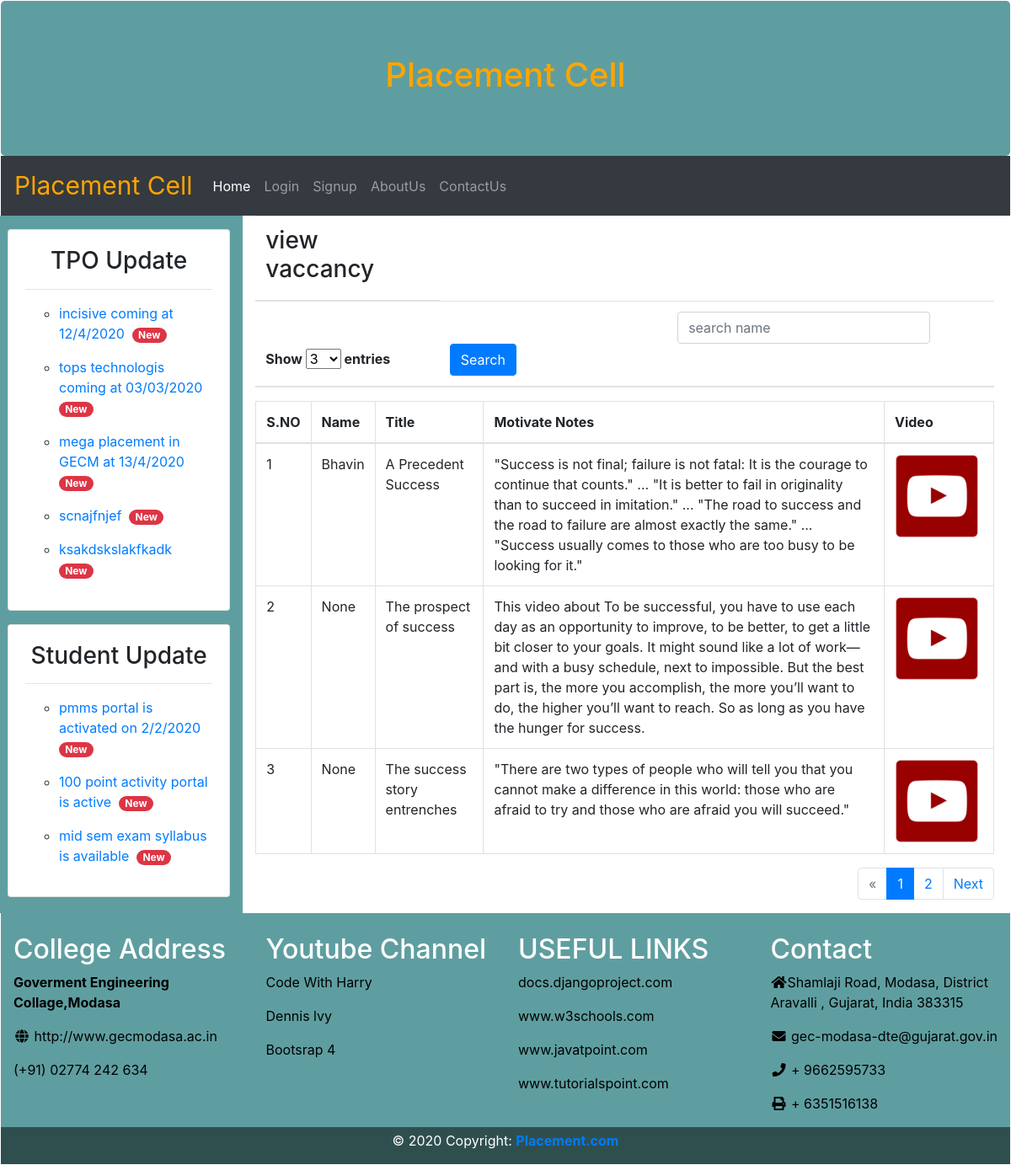
/student/view_successStory/, run on the app's committed database.
### pcapp/models.py (models this page shows, shortened)
class Tpo_Update(models.Model):
    tpo_update = models.TextField(max_length=300, default='1')

class Student_Update(models.Model):
    student_update = models.TextField(max_length=300, null=True)

class Success_Story(models.Model):
    name = models.ForeignKey(Student, on_delete=models.SET_NULL, null=True)
    title = models.CharField(max_length=100, default="No title")
    video = models.FileField(upload_to='video/', validators=[FileExtensionValidator(['mp4', 'm4p', 'm4v', 'MPEG'])],
                             help_text="(mp4, m4p, m4v, MPEG)")
    motivate_notes = models.TextField(max_length=400, default='Not Writes')

class Student(models.Model):
    user = models.OneToOneField(User, null=True, on_delete=models.CASCADE)
    name = models.CharField(max_length=200, null=True)
    phone = models.CharField(max_length=200, null=True)
    email = models.CharField(max_length=200, null=True)
    profile_pic = models.ImageField(default='basicpic.png', null=True, blank=True)
    def __str__(self):
        return self.name

### pcapp/views.py (the view)
# urls.py: path('student/view_successStory/', views.view_successStory, name='view_successStory'),
def view_successStory(request):
    tpo = Tpo_Update.objects.all()
    studupdate = Student_Update.objects.all()
    form = Success_Story.objects.all()
    username = request.session.get('loginname')
    user_list = Success_Story.objects.all()
    page = request.GET.get('page', 1)
    page_entries = 3
    paginator = Paginator(user_list, page_entries)
    try:
        users = paginator.page(page)
    except PageNotAnInteger:
        users = paginator.page(1)
    except EmptyPage:
        users = paginator.page(paginator.num_pages)
    context = {'tpo': tpo, 'studupdate': studupdate, 'users': users, 'username': username, 'page_entries': page_entries}
    return render(request, 'view_successStory.html', context)

### pcapp/templates/view_successStory.html (shortened to what this page needs)
{% extends 'student.html' %}
{% load static %}
{% load crispy_forms_tags %}
{% block body %}
<table class="table">
    <thead>
    <tr>
        <th><h3>view vaccancy</h3></th>
    </tr>
    <tr>
        <th><label>Show</label>
            <select name="tablesize">
                <option value="{{page_entries}}" selected>{{page_entries}}</option>
            </select>
            <label>entries</label>
        </th>
        <th>
            <form action="/search" method="get" class="form-inline">&nbsp&nbsp&nbsp&nbsp&nbsp&nbsp&nbsp&nbsp&nbsp&nbsp&nbsp&nbsp&nbsp&nbsp&nbsp&nbsp&nbsp&nbsp&nbsp&nbsp&nbsp&nbsp&nbsp&nbsp&nbsp
                <input type="search" class="form-control  ml-4 mr-1" name="query" id="query" style="width:300px" placeholder="search name">
                <button class="btn btn-primary" type="submit">Search</button>
            </form>
        </th>
    </tr>
    </thead>
</table>
<table class="table table-bordered">
    <tr>
        <th>S.NO</th>
        <th>Name</th>
        <th>Title</th>
        <th>Motivate Notes</th>
        <th>Video</th>
    </tr>
    <tbody>
    {% for i in users %}
    <tr>
        <td>{{forloop.counter}}</td>
        <td>{{i.name}}</td>
        <td>{{i.title}}</td>
        <td>{{i.motivate_notes}}</td>
        <td><a href="../../static/{{i.video}}/" class="rare-wind-gradient"> <img src="{% static 'images/youtube.png/'%}"
                                                                                class="img-responsive"
                                                                                style="width: 100px; float: left; margin-right: 5px;"/></a>
            <br></td>
    </tr>
    {% endfor %}
    </tbody>
</table>
  {% if users.has_other_pages %}
  <ul class="pagination justify-content-end">
    {% if users.has_previous %}
      <li class="page-item"><a class="page-link" href="?page={{ users.previous_page_number }}">previous</a></li>
    {% else %}
      <li class="disabled page-item"><span class="page-link">&laquo;</span></li>
    {% endif %}
    {% for i in users.paginator.page_range %}
      {% if users.number == i %}
        <li class="active page-item"><span class="page-link">{{ i }} <span class="sr-only">(current)</span></span></li>
      {% else %}
        <li class="page-item"><a class="page-link" href="?page={{ i }}">{{ i }}</a></li>
      {% endif %}
    {% endfor %}
    {% if users.has_next %}
      <li class="page-item"><a class="page-link" href="?page={{ users.next_page_number }}">Next</a></li>
    {% else %}
      <li class="disabled page-item"><span class="page-link">&raquo;</span></li>
    {% endif %}
  </ul>
{% endif %}
{% endblock %}

### pcapp/templates/basic.html (shortened to what this page needs)
<!DOCTYPE html>
{% load static %}
<html lang="en">
<head>
    <link rel="stylesheet" href="https://maxcdn.bootstrapcdn.com/bootstrap/4.4.1/css/bootstrap.min.css">
    <link rel="stylesheet" href="https://use.fontawesome.com/releases/v5.7.0/css/all.css"
>
    <link rel="stylesheet" href="media/pcapp/css/homecss.css" type="text/css">
</head>
<body>
<div class="container-flauid" style="margin:1px">
    <div class="jumbotron mb-0 text-center" style="background-color:#5F9EA0">
        <h1 style="color:orange;font-size:40px">Placement Cell</h1>
    </div>
    {% include 'navbar.html' %}
    <div class="row mr-1">
        <div class="col-sm-3" style="background-color:#5F9EA0">
            <div class="card ml-2 mt-3 mb-3">
                <div class="card-body text-center">
                    <h3>TPO Update</h3>
                    <hr>
                    <marquee class="text-left" direction="up" scrollamount="4">
                        {% for i in tpo %}
                        <ul type="circle">
                            <li><a href="">{{i.tpo_update}}&nbsp<span class="badge badge-danger badge-pill">New</span>
                            </a><br></li>
                        </ul>
                        {% endfor %}
                    </marquee>
                </div>
            </div>
            <div class="card ml-2 mt-3 mb-3">
                <div class="card-body text-center">
                    <h3>Student Update</h3>
                    <hr>
                    <marquee class="text-left" direction="up" scrollamount="4">
                        {% for i in studupdate %}
                        <ul type="circle">
                            <li><a href="">{{i.student_update}} &nbsp<span
                                    class="badge badge-danger badge-pill">New</span>
                            </a><br>
                            </li>
                        </ul>
                        {% endfor %}
                    </marquee>
                </div>
            </div>
        </div>
        <div class="col-sm-9">
            {% block body %}{% endblock %}
        </div>
    </div>
    <div class="footer col-md-12">
        <div class="row" style="background-color:#5F9EA0">
            <div class="col-md-3" style="background-color:#5F9EA0;color:white"><br>
                <h2>College Address</h2>
                <a href="" style="color:black">
                    <p><b>Goverment Engineering Collage,Modasa</b></p>
                    <a href="http://www.gecmodasa.ac.in" style="color:black"><p><i class="fa fa-fw fa-globe"></i>
                        http://www.gecmodasa.ac.in</p></a>
                    <p style="color:black">(+91) 02774 242 634</p>
                </a>
            </div>
            <div class="col-md-3" style="background-color:#5F9EA0;color:white">
                <br>
                <h2>Youtube Channel</h2>
                <p>
                    <a href="https://www.youtube.com/channel/UCeVMnSShP_Iviwkknt83cww" style="color:black">Code With
                        Harry</a>
                </p>
                <p>
                    <a href="https://www.youtube.com/channel/UCTZRcDjjkVajGL6wd76UnGg" style="color:black">Dennis
                        lvy</a>
                </p>
                <p>
                    <a href="https://www.w3schools.com/bootstrap4/" style="color:black">Bootsrap 4</a>
                </p>
            </div>
            <div class="col-md-3" style="background-color:#5F9EA0;color:white">
                <br>
                <h2>USEFUL LINKS</h2>
                <p>
                    <a href="https://docs.djangoproject.com/en/3.0/" style="color:black">docs.djangoproject.com</a>
                </p>
                <p>
                    <a href="https://www.w3schools.com/" style="color:black">www.w3schools.com</a>
                </p>
                <p>
                    <a href="https://www.javatpoint.com/" style="color:black">www.javatpoint.com</a>
                </p>
                <p>
                    <a href="https://www.tutorialspoint.com/django/index.htm"
                       style="color:black">www.tutorialspoint.com</a>
                </p>
            </div>
            <div class="col-md-3" style="background-color:#5F9EA0;color:white">
                <br>
                <h2>Contact</h2>
                <p style="color:black">
                    <i class="fa fa-fw fa-home"></i>Shamlaji Road, Modasa, District Aravalli , Gujarat, India 383315</p>
                <p style="color:black">
                    <i class="fa fa-fw fa-envelope"></i> gec-modasa-dte@gujarat.gov.in</p>
                <p style="color:black">
                    <i class="fa fa-fw fa-phone"></i> + 9662595733</p>
                <p style="color:black">
                    <i class="fa fa-fw fa-print"></i> + 6351516138</p>
            </div>
        </div>
        <div class="row">
            <div class="column2 col-md-12" style="background-color:#2F4F4F;">
                <p class="text-center mt-1" style="color:white">© 2020 Copyright:
                    <a href="https://mdbootstrap.com/education/bootstrap/">
                        <strong> Placement.com</strong>
                    </a>
                </p>
            </div>
        </div>
    </div>
</div>
</body>
</html>

### data on the page
Tpo_Update: tpo_update "incisive coming at 12/4/2020"
Tpo_Update: tpo_update "tops technologis coming at 03/03/2020"
Tpo_Update: tpo_update "mega placement in GECM at 13/4/2020"
Tpo_Update: tpo_update "scnajfnjef"
Tpo_Update: tpo_update "ksakdskslakfkadk"
Student_Update: student_update "pmms portal is activated on 2/2/2020"
Student_Update: student_update "100 point activity portal is active"
Student_Update: student_update "mid sem exam syllabus is available"
Success_Story: name "Bhavin", title "A Precedent Success", motivate_notes "\"Success is not final; failure is not fatal: It is the courage to continue that counts.\" ... \"It is better to fail in originality than to succeed in imitation.\" ... \"The road to success and the road to failure are almost exactly the same.\" ... \"Success usually comes to those who are too busy to be looking for it.\""
Success_Story: name "None", title "The prospect of success", motivate_notes "This video about To be successful, you have to use each day as an opportunity to improve, to be better, to get a little bit closer to your goals. It might sound like a lot of work—and with a busy schedule, next to impossible. But the best part is, the more you accomplish, the more you’ll want to do, the higher you’ll want to reach. So as long as you have the hunger for success."
Success_Story: name "None", title "The success story entrenches", motivate_notes "\"There are two types of people who will tell you that you cannot make a difference in this world: those who are afraid to try and those who are afraid you will succeed.\""

### other printed values
{{ i }} "1"
{{ i }} "2"
form field tablesize "3"
